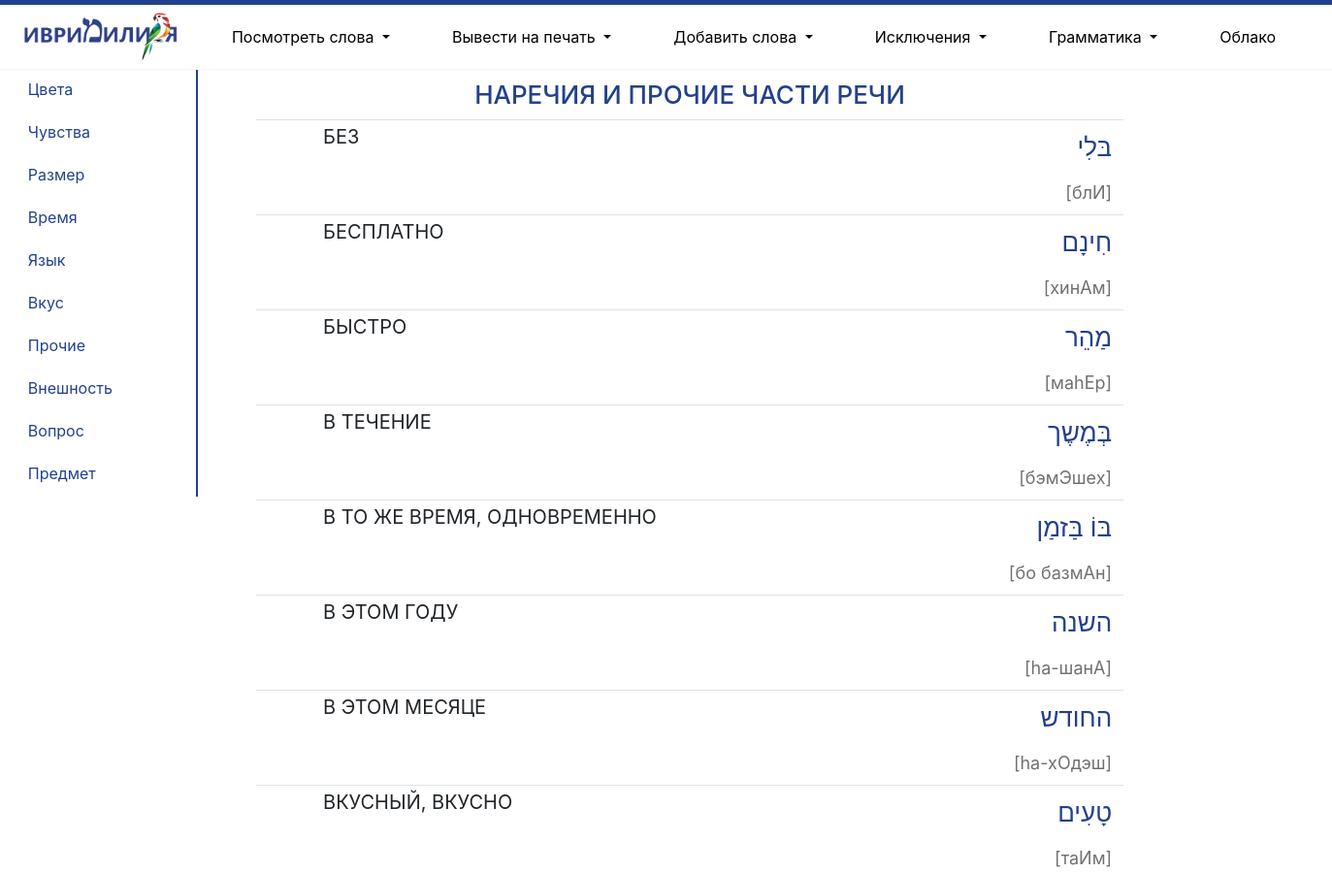
/adverbs/ (upper part), run on an earlier commit of the app's database.
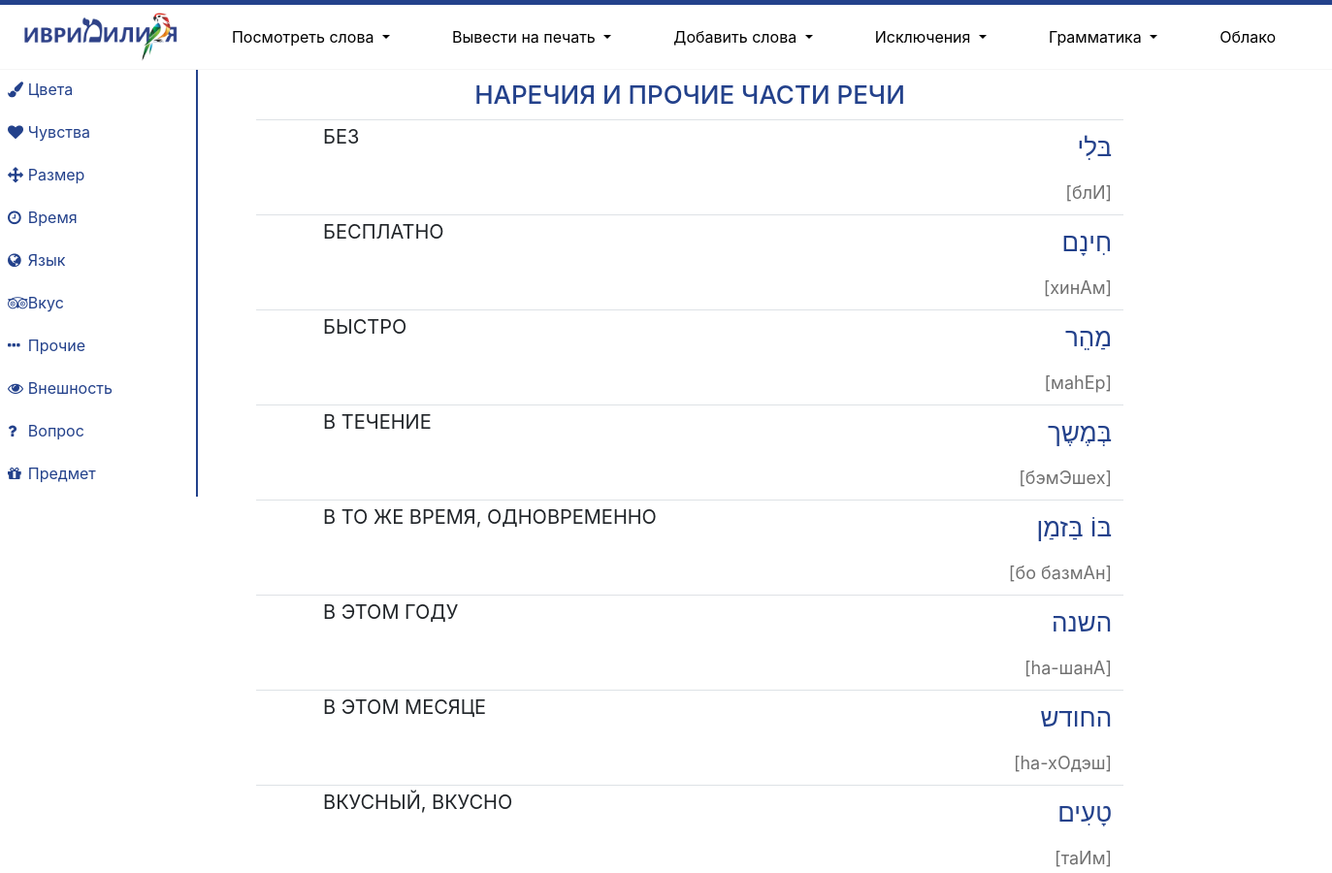
And on a later commit of the database.
### mycards/models.py (models this page shows, shortened)
class Topic(models.Model):
    category = models.CharField(max_length=25, verbose_name='Категория')
    name = models.CharField(max_length=25, verbose_name='Название', null=True)
    name_icon = models.CharField(max_length=25, verbose_name='Иконка', null=True)

class WordForm(models.Model):
    time = models.CharField(max_length=20, null=True, blank=True)
    gender = models.CharField(max_length=7, null=True, blank=True)
    number = models.CharField(max_length=13, null=True, blank=True)
    name = models.CharField(max_length=64, verbose_name='Название (для поиска)')
    vocal_name = models.CharField(max_length=64, verbose_name='Название с огласовками')
    exception = models.IntegerField(default=0)
    pronunciation = models.CharField(max_length=64, verbose_name='Произношение')
    translation = models.CharField(max_length=64, verbose_name='Перевод')
    word = models.ForeignKey(Word, on_delete=models.PROTECT, related_name='forms', verbose_name='Основная форма')
    example = models.TextField(null=True, blank=True)
    form_type = models.ForeignKey(FormType, on_delete=models.PROTECT, related_name='words', verbose_name='Тип формы', null=True)
    comment = models.TextField(null=True, blank=True)

### mycards/views.py (the view)
# urls.py: path('adverbs/', views.adverbs, name='adverbs'),
def adverbs(request):
    topics = Topic.objects.exclude(pk=0)
    adverbs = Word.objects.filter(type_id__in=[11, 13, 14, 15, 16, 17])
    adverbs_info = []
    form_type = FormType.objects.all()
    for adverb in adverbs:
        adverb_info = dict()
        expressions_info = []
        other_forms = []
        if Path(os.path.join(settings.BASE_DIR, 'mycards/static/img', adverb.picture)).exists():
            adverb_info['picture'] = adverb.picture
        else:
            adverb_info['picture'] = 'нет фото.jpg'
        adverb_info['id'] = adverb.pk
        for form in adverb.forms.all():
            if form.form_type == form_type[0]:
                adverb_info['name'] = form.vocal_name
                adverb_info['translation'] = form.translation
                adverb_info['pronunciation'] = form.pronunciation
            else:
                other_form = dict()
                other_form['name'] = form.vocal_name
                other_form['translation'] = form.translation
                other_form['pronunciation'] = form.pronunciation
                other_forms.append(other_form)
        for expression in adverb.expressions.all():
            expression_info = dict()
            expression_info['name'] = expression.expression
            expression_info['translation'] = expression.translation
            expression_info['pronunciation'] = expression.pronunciation
            expressions_info.append(expression_info)
        adverb_info['other_forms'] = other_forms
        adverb_info['expressions'] = expressions_info
        adverbs_info.append(adverb_info)
    adverbs_info = sorted(adverbs_info, key=lambda word: word['translation'], reverse=False)
    return render(request, "mycards/adverbs.html", {'adverbs_info': adverbs_info, 'topics': topics, 'title': 'НАРЕЧИЯ'})

### mycards/templates/mycards/adverbs.html (shortened to what this page needs)
{% extends 'mycards/base.html' %}
{% load custom_tags %}
{% load static %}
{% block container %}
{% load crispy_forms_tags %}
<div class="row">
    <div class="col-2">
        <ul class="nav flex-column" style="border-right: 2px solid #23418b">
            {% for topic in topics %}
            <div class="row align-items-center p-0 m-0">
                <div class="col-1 m-0 p-0 text-right">
                    {% if topic.name_icon != None %}<i class="fa {{ topic.name_icon }} text-right pb-1 pl-2" aria-hidden="true" style="color: #23418b"></i> {% endif %}
                </div>
                <div class="col-11 m-0 p-0">
                    <li class="nav-item p-0 m-0">
                    <a class="nav-link pl-2 pb-2 mb-1 ml-1" href="{% url 'adverbs_filter' topic.pk %}" style="color: #23418b">{{ topic.category }}</a>
                    </li>
                </div>
            </div>
            {% endfor %}
        </ul>
    </div>
    <div class="col-10">
        <div class="container">
            <div class="col-10">
                <h1 class="text-center">НАРЕЧИЯ И ПРОЧИЕ ЧАСТИ РЕЧИ</h1>
            <table class="table dashed-border-top">
                {% for word in adverbs_info %}
                <tr>
                    <th class = "m-0 p-0 " scope="row">
                    </th>
                    <td class="word-translation">{{ word.translation|upper }}</td>
                    <td class="word-name-general color-male text-right"><span class="word-name">{{ word.name }}</span><br><br class="fs-6">
                        <span class="word-pronunciation mt-3">[{{ word.pronunciation }}]</span></td>
                </tr>
                {% endfor %}
             </table>
            </div>
        </div>
    </div>
</div>
{% endblock %}

### mycards/templates/mycards/base.html (shortened to what this page needs)
{% load static %}
<head>
  <link rel="stylesheet" href="https://stackpath.bootstrapcdn.com/bootstrap/4.3.1/css/bootstrap.min.css">
  <link rel="stylesheet" href="https://maxcdn.bootstrapcdn.com/font-awesome/4.4.0/css/font-awesome.min.css">
  <link rel="stylesheet" href="{% static 'css/style.css' %}">
</head>
<body>
<nav class="navbar navbar-expand-lg navbar-light m-0 p-0" style="border-bottom: 1.5px solid #F5F5F5; border-top: 5px solid #23418b">
      <a class="navbar-brand ml-3 p-2" href="{% url 'main' %}" style="background-color: white">
        <img src="{% static 'img/parrot3.png' %}" height="50" class="d-inline-block align-top mr-0" alt="" style="background-color: white"><span style="color: #23418b"><b></b></span>
      </a>
      <div class="collapse navbar-collapse text-left m-0 p-0"id="navbarNav">
        <ul class="navbar-nav">
          <li class="nav-item">
            <a class="nav-link" href="{% url 'nouns' %}" style="background-color: white; color: white"></a>
          </li>
          <li class="nav-item dropdown m-0 p-0">
            <a class="nav-link dropdown-toggle mt-1 mb-0 mr-5 ml-3 pb-1 pt-0 px-0" href="#" id="navbarDropdown" role="button" data-toggle="dropdown" aria-haspopup="true" aria-expanded="false" style="color: black">
            Посмотреть слова
            </a>
          </li>
          <li class="nav-item dropdown">
            <a class="nav-link dropdown-toggle mt-1 mb-0 mr-5 ml-3 pb-1 pt-0 px-0" href="#" id="navbarDropdown" role="button" data-toggle="dropdown" aria-haspopup="true" aria-expanded="false" style="color: black">
            Вывести на печать
            </a>
          </li>
          <li class="nav-item dropdown">
            <a class="nav-link dropdown-toggle mt-1 mb-0 mr-5 ml-3 pb-1 pt-0 px-0" href="#" id="navbarDropdownAdd" role="button" data-toggle="dropdown" aria-haspopup="true" aria-expanded="false" style="color: black">
            Добавить слова
            </a>
          </li>
          <li class="nav-item dropdown">
            <a class="nav-link dropdown-toggle mt-1 mb-0 mr-5 ml-3 pb-1 pt-0 px-0" href="#" id="navbarDropdown2" role="button" data-toggle="dropdown" aria-haspopup="true" aria-expanded="false" style="color: black">
            Исключения
            </a>
          </li>
          <li class="nav-item dropdown">
            <a class="nav-link dropdown-toggle mt-1 mb-0 mr-5 ml-3 pb-1 pt-0 px-0" href="#" id="navbarDropdown2" role="button" data-toggle="dropdown" aria-haspopup="true" aria-expanded="false" style="color: black">
            Грамматика
            </a>
          </li>
          <li class="nav-item">
            <a class="nav-link mt-1 mb-0 mr-5 ml-3 pb-1 pt-0 px-0" href="{% url 'cloud' %}"  style="color: black">Облако</a>
          </li>
        </ul>
      </div>
    </nav>
{% block container %} {% endblock %}
</body>
</html>

### mycards/static/css/style.css (style rules this page uses)
h1 { font-size: 26px; text-transform: uppercase; color: #23418b; margin-top: 10px; margin-bottom: 10px; padding-bottom: 0px; }
.word-translation { padding: 0px !important; padding-top: 5px !important; padding-left: 10px !important; margin: 0px !important; font-size: 20px; }
.dashed-border-top { border-top: 1.5px dashed #A0A0A0; }
.word-name { font-size: 26px; }
.word-pronunciation { font-size: 18px; color: #707070; margin-top: 28px !important; }
.color-male { color: #23418b; }

What changed in the data, as far as the page shows it:
changed Topic "Цвета": name_icon empty → "fa-paint-brush " (drawn)
changed Topic "Чувства": name_icon empty → "fa-heart" (drawn)
changed Topic "Размер": name_icon empty → "fa-arrows" (drawn)
changed Topic "Время": name_icon empty → "fa-clock-o" (drawn)
changed Topic "Язык": name_icon empty → "fa-globe" (drawn)
changed Topic "Вкус": name_icon empty → "fa-tripadvisor" (drawn)
changed Topic "Прочие": name_icon empty → "fa-ellipsis-h" (drawn)
changed Topic "Внешность": name_icon empty → "fa-eye " (drawn)
changed Topic "Вопрос": name_icon empty → "fa-question" (drawn)
changed Topic "Предмет": name_icon empty → "fa-gift" (drawn)
